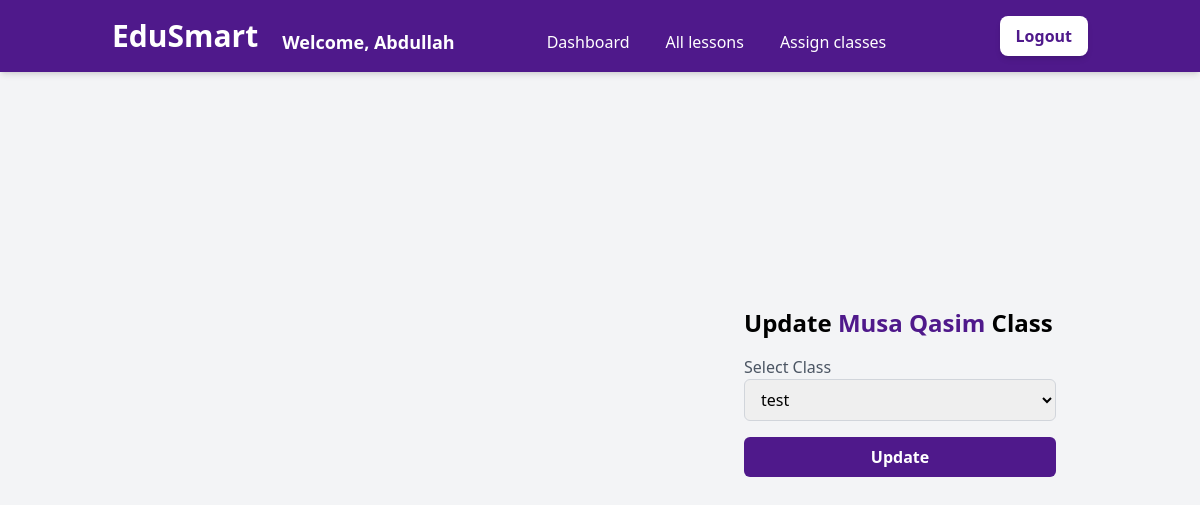
/teacher/update_assigned_student/9 (signed in), run on the app's committed database.
### user_accounts/models.py (models this page shows, shortened)
class CustomUser(AbstractUser):
    username                 = None
    name                     = models.CharField(max_length=255)
    email                    = models.EmailField(max_length=255, unique=True)
    ROLE_CHOICES = [
        ('admin', 'Admin'),
        ('teacher', 'Teacher'),
        ('student', 'Student')
    ]
    role                     = models.CharField(max_length=10, choices=ROLE_CHOICES)
    class_id                 = models.ForeignKey(
        'teacher.Class',
        null=True,
        blank=True,
        on_delete=models.SET_NULL
    )
    USERNAME_FIELD = 'email'
    REQUIRED_FIELDS = ['name']
    objects = MyAccountManager()

### teacher/models.py (models this page shows, shortened)
class Class(models.Model):
    name                        = models.CharField(max_length=255)
    teacher_id                  = models.ForeignKey(CustomUser, on_delete=models.CASCADE)

### education_system/decorators.py (the view)
        @user_passes_test(lambda u: u.is_authenticated and u.role == role, login_url='/login/')
        def _wrapped_view(request, *args, **kwargs):
            if request.user.is_authenticated and request.user.role == role:
                return view_func(request, *args, **kwargs)
            else:
                return redirect('login')

### teacher/views.py (called while the page is built, shortened)
@role_required('teacher')
def update_assigned_student(request, student_id):
    student = get_object_or_404(CustomUser, id=student_id)
    classes = Class.objects.all()
    context = {'student': student, 'classes': classes}
    return render(request, "teacher/update_assigned_student.html", context)

### teacher/templates/teacher/update_assigned_student.html (shortened to what this page needs)
{% extends 'base.html' %}
{% block content %}
<div class="">
    <div class="bg-gray-100 flex justify-center items-center min-h-screen">
        <div class="w-1/2 min-h-screen hidden lg:block">
        </div>
        <div class="lg:p-36 md:p-52 sm:20 p-8 w-full lg:w-1/2">
            <h1 class="text-2xl font-semibold mb-4">Update <span class="text-[#4F198B]">{{student.name}}</span> Class
            </h1>
            <form method="post">
                <div class="mb-4">
                    <label for="class_id" class="block text-gray-600">Select Class</label>
                    <select id="class_id" name="class_id" required
                        class="w-full border border-gray-300 rounded-md py-2 px-3 focus:outline-none focus:border-[#4F198B]">
                        {% if classes %}
                        {% for cls in classes %}
                        <option value="{{ cls.id }}" {% if cls.id == student.class_id.id %}selected{% endif %}>{{ cls.name }}</option>
                        {% endfor %}
                        {% endif %}
                    </select>
                </div>
                <button type="submit"
                    class="bg-[#4F198B] hover:opacity-90 text-white font-semibold rounded-md py-2 px-4 w-full">
                    Update
                </button>
            </form>
        </div>
    </div>
</div>
{% endblock %}

### templates/navbar.html (shortened to what this page needs)
<header class="fixed top-0 left-0 w-full py-4 bg-[#4F198B] text-white shadow-md z-50">
    <div class="container mx-auto flex justify-between items-center px-6">
        <a
            href="{% if request.user.is_superuser %} {% url 'custom_admin' %} {% elif request.user.role == 'teacher' %} {% url 'teacher_dashboard' %} {% else %} {% url 'student_dashboard' %} {% endif %}">
            <h1 class="text-3xl font-bold">
                EduSmart
            </h1>
        </a>
        {% if request.user.is_authenticated %}
        <h3 class="text-lg font-semibold mt-3 ml-6">
            Welcome, {{request.user.name}}
        </h3>
        {% endif %}
        <ul
            class='lg:flex lg:gap-x-3 max-lg:space-y-3 max-lg:fixed max-lg:bg-white max-lg:w-1/2 max-lg:min-w-[300px] max-lg:top-3 max-lg:left-0 max-lg:p-6 max-lg:h-full max-lg:shadow-md max-lg:overflow-auto z-50 ml-20 mt-3 hidden'>
            {% if request.user.is_authenticated %}
            <a
                href="{% if request.user.is_superuser %} {% url 'custom_admin' %} {% elif request.user.role == 'teacher' %} {% url 'teacher_dashboard' %} {% else %} {% url 'student_dashboard' %} {% endif %}">
                <li class='max-lg:border-b max-lg:py-3 px-3'>
                    Dashboard
                </li>
            </a>
            {% endif %}
            {% if request.user.role == 'teacher' %}
            <a href="{% url 'all_lessons' %}">
                <li class='max-lg:border-b max-lg:py-3 px-3'>
                    All lessons
                </li>
            </a>
            <a href="{% url 'assign_students' %}">
                <li class='max-lg:border-b max-lg:py-3 px-3'>
                    Assign classes
                </li>
            </a>
            {% endif %}
        </ul>
        <div class="flex ml-auto items-center space-x-6">
            {% if request.user.is_authenticated %}
            <a href="{% url 'logout' %}">
                <button
                    class="bg-white text-[#4F198B] py-2 px-4 rounded-lg font-semibold shadow-md hover:bg-gray-100 transition duration-300">
                    Logout
                </button>
            </a>
            {% endif %}
        </div>
    </div>
</header>

### data on the page
CustomUser: user.name "Abdullah"
CustomUser: name "Musa Qasim", class_id "test"
